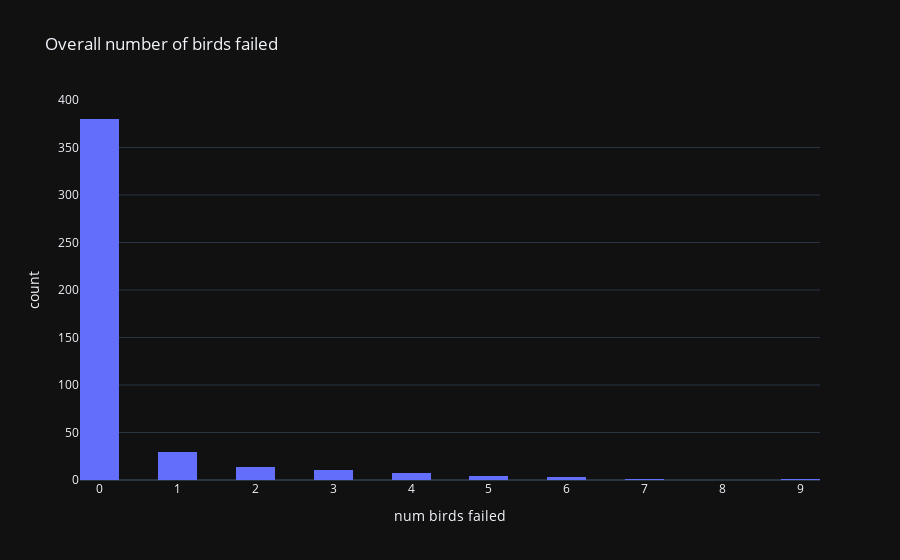

The cell this chart's notebook holds for it:
### Code cell
# this is not going to be a useful metric, if the number of frames is sufficient
# for birds to have enough time to succeed
px.histogram(impactDF, x="num birds failed", nbins=20, title="Overall number of birds failed",
             template="plotly_dark")

### Figure 1 — Plotly figure (JSON) as saved in the notebook; plotly's stock layout.template omitted (floating-point values rounded to 4 significant figures; data arrays with more than 128 entries replaced by an {"elided": "..."} marker saying what was removed)
{"data": [{"alignmentgroup": "True", "bingroup": "x", "hovertemplate": "num birds failed=%{x}<br>count=%{y}<extra></extra>", "legendgroup": "", "marker": {"color": "#636efa", "pattern": {"shape": ""}}, "name": "", "nbinsx": 20, "offsetgroup": "", "orientation": "v", "showlegend": false, "type": "histogram", "x": {"elided": "450 int values"}, "xaxis": "x", "yaxis": "y"}], "layout": {"barmode": "relative", "legend": {"tracegroupgap": 0}, "title": {"text": "Overall number of birds failed"}, "xaxis": {"anchor": "y", "domain": [0, 1], "title": {"text": "num birds failed"}}, "yaxis": {"anchor": "x", "domain": [0, 1], "title": {"text": "count"}}}}
